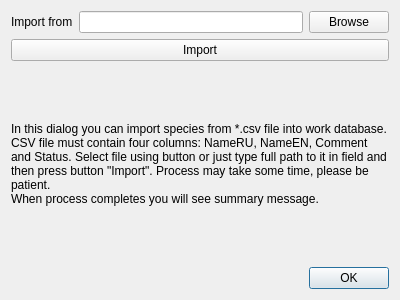
<?xml version="1.0" encoding="UTF-8"?>
<ui version="4.0">
 <class>QgsImportSpeciesBase</class>
 <widget class="QDialog" name="QgsImportSpeciesBase">
  <property name="geometry">
   <rect>
    <x>0</x>
    <y>0</y>
    <width>400</width>
    <height>300</height>
   </rect>
  </property>
  <property name="windowTitle">
   <string>Import species from CSV</string>
  </property>
  <layout class="QVBoxLayout" name="verticalLayout">
   <item>
    <layout class="QHBoxLayout" name="horizontalLayout">
     <item>
      <widget class="QLabel" name="label">
       <property name="text">
        <string>Import from</string>
       </property>
      </widget>
     </item>
     <item>
      <widget class="QLineEdit" name="leFileName"/>
     </item>
     <item>
      <widget class="QPushButton" name="pbnBrowse">
       <property name="text">
        <string>Browse</string>
       </property>
      </widget>
     </item>
    </layout>
   </item>
   <item>
    <widget class="QPushButton" name="pbnImport">
     <property name="text">
      <string>Import</string>
     </property>
    </widget>
   </item>
   <item>
    <widget class="QLabel" name="label_2">
     <property name="text">
      <string>In this dialog you can import species from *.csv file into work database. CSV file must contain four columns: NameRU, NameEN, Comment and Status. Select file using button or just type full path to it in field and then press button &quot;Import&quot;. Process may take some time, please be patient.
When process completes you will see summary message.</string>
     </property>
     <property name="wordWrap">
      <bool>true</bool>
     </property>
    </widget>
   </item>
   <item>
    <widget class="QDialogButtonBox" name="buttonBox">
     <property name="orientation">
      <enum>Qt::Horizontal</enum>
     </property>
     <property name="standardButtons">
      <set>QDialogButtonBox::Ok</set>
     </property>
    </widget>
   </item>
  </layout>
 </widget>
 <resources/>
 <connections>
  <connection>
   <sender>buttonBox</sender>
   <signal>accepted()</signal>
   <receiver>QgsImportSpeciesBase</receiver>
   <slot>accept()</slot>
   <hints>
    <hint type="sourcelabel">
     <x>248</x>
     <y>254</y>
    </hint>
    <hint type="destinationlabel">
     <x>157</x>
     <y>274</y>
    </hint>
   </hints>
  </connection>
 </connections>
</ui>
